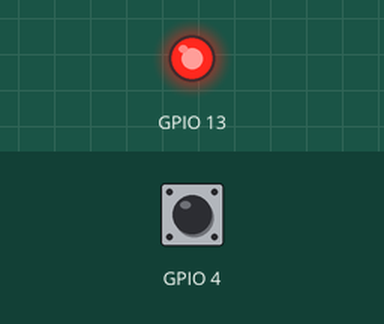
This sketch was run on a simulated ESP32. Parts: output pins drawn as LEDs (lit = HIGH). The test bench sets the inputs (shaded band); at power-on: GPIO 4 HIGH.

Above: at 1.2 s.
1.3 s: GPIO 4 driven LOW
At 2.0 s:
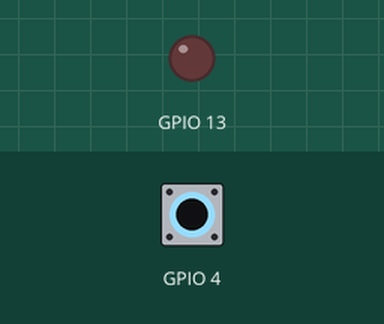
2.8 s: GPIO 4 driven HIGH
At 3.2 s:
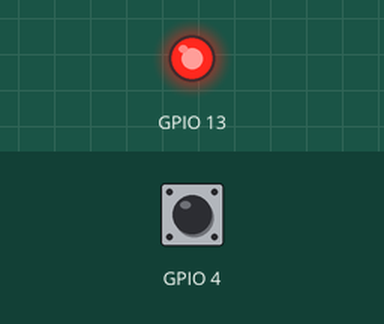
Timing chart, 0 to 5.8 s (numbered marks = the images above; inputs shaded):
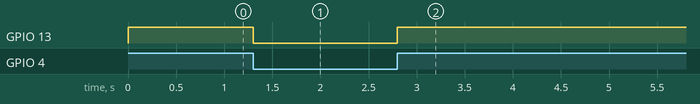

The sketch:

sketch.ino
```cpp
void setup()
{
  pinMode(13, OUTPUT);
  pinMode(4, INPUT);
}

void loop()
{
  int input = digitalRead(4);
  if(input == 1){
    digitalWrite(13, HIGH);
  }else{
    digitalWrite(13, LOW);
  }
}
```

Measured:
- after the input at 1.3 s, GPIO 13: HIGH → LOW at once
- after the input at 2.8 s, GPIO 13: LOW → HIGH at once
